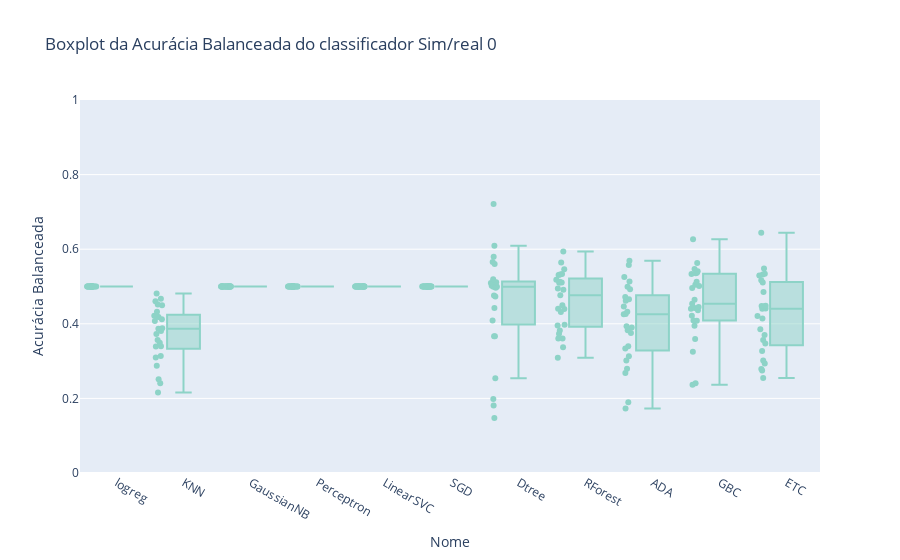
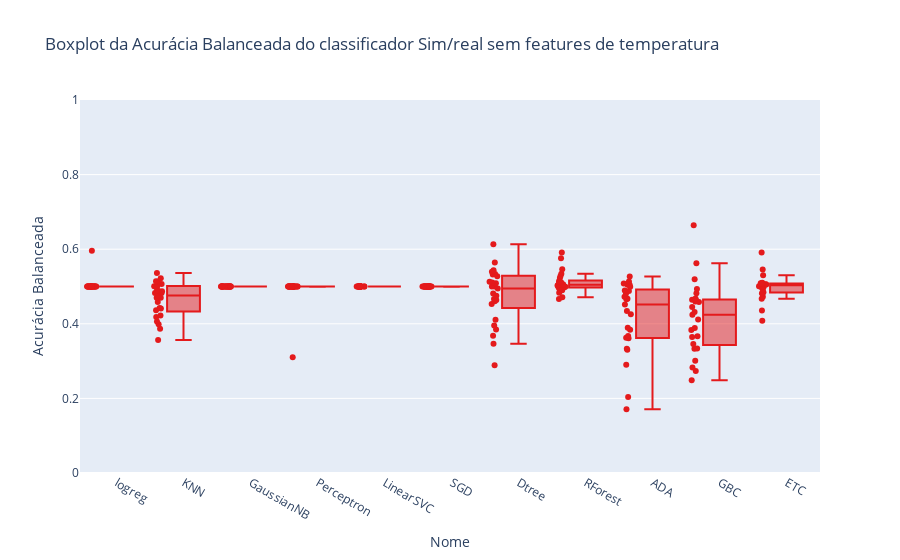
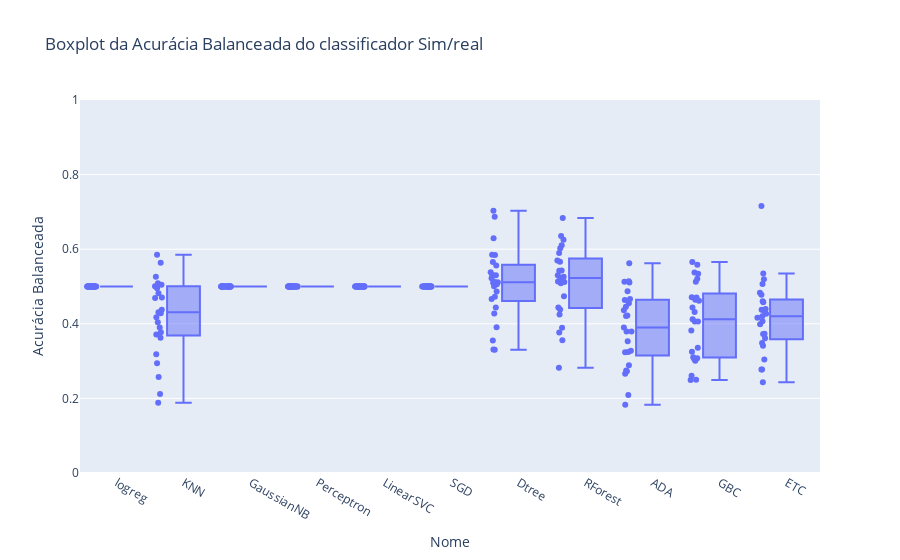

The code cell stored with these charts, in order, in its notebook:
### Markdown cell above
## Gráficos treinamentos simulados e testes reais

### Code cell
# Criar boxplot da acurácia por modelo sim/real 
fig = px.box(df6, x='Nome', y='Acurácia Balanceada', points='all', title='Boxplot da Acurácia Balanceada do classificador Sim/real 0',color_discrete_sequence=px.colors.qualitative.Set3)
fig.update_yaxes(range=[0, 1])
fig.show()

fig = px.box(df9, x='Nome', y='Acurácia Balanceada', points='all', title='Boxplot da Acurácia Balanceada do classificador Sim/real sem features de temperatura',color_discrete_sequence=px.colors.qualitative.Set1)
fig.update_yaxes(range=[0, 1])
fig.show()

fig = px.box(df3, x='Nome', y='Acurácia Balanceada', points='all', title='Boxplot da Acurácia Balanceada do classificador Sim/real')
fig.update_yaxes(range=[0, 1])
fig.show()

# fig = px.box(df6, x='Nome', y='F1-score Balanceada', points='all', title='Boxplot da F1-Score Balanceada do Classificador Sim/real 0',color_discrete_sequence=px.colors.qualitative.Set3)
# fig.update_yaxes(range=[0, 1])
# fig.show()

# fig = px.box(df9, x='Nome', y='F1-score Balanceada', points='all', title='Boxplot da F1-Score do classificador Sim/real sem features de temperatura',color_discrete_sequence=px.colors.qualitative.Set1)
# fig.update_yaxes(range=[0, 1])
# fig.show()

# # fig = px.box(df12, x='Nome', y='F1-score Balanceada', points='all', title='Boxplot da F1-Score Balanceada do Classificador Sim/real sem features de pressão',color_discrete_sequence=px.colors.qualitative.Set1_r)
# # fig.update_yaxes(range=[0, 1])
# # fig.show()

# fig = px.box(df3, x='Nome', y='F1-score Balanceada', points='all', title='Boxplot da F1-Score Balanceada do Classificador Sim/real')
# fig.update_yaxes(range=[0, 1])
# fig.show()

### Figure 1 — Plotly figure (JSON) as saved in the notebook; plotly's stock layout.template omitted (floating-point values rounded to 4 significant figures; data arrays with more than 128 entries replaced by an {"elided": "..."} marker saying what was removed)
{"data": [{"alignmentgroup": "True", "boxpoints": "all", "hovertemplate": "Nome=%{x}<br>Acurácia Balanceada=%{y}<extra></extra>", "legendgroup": "", "marker": {"color": "rgb(141,211,199)"}, "name": "", "notched": false, "offsetgroup": "", "orientation": "v", "showlegend": false, "type": "box", "x": {"elided": "275 str values"}, "x0": " ", "xaxis": "x", "y": {"elided": "275 float values"}, "y0": " ", "yaxis": "y"}], "layout": {"boxmode": "group", "legend": {"tracegroupgap": 0}, "title": {"text": "Boxplot da Acurácia Balanceada do classificador Sim/real 0"}, "xaxis": {"anchor": "y", "domain": [0, 1], "title": {"text": "Nome"}}, "yaxis": {"anchor": "x", "domain": [0, 1], "range": [0, 1], "title": {"text": "Acurácia Balanceada"}}}}

### Figure 2 — Plotly figure (JSON) as saved in the notebook; plotly's stock layout.template omitted (floating-point values rounded to 4 significant figures; data arrays with more than 128 entries replaced by an {"elided": "..."} marker saying what was removed)
{"data": [{"alignmentgroup": "True", "boxpoints": "all", "hovertemplate": "Nome=%{x}<br>Acurácia Balanceada=%{y}<extra></extra>", "legendgroup": "", "marker": {"color": "rgb(228,26,28)"}, "name": "", "notched": false, "offsetgroup": "", "orientation": "v", "showlegend": false, "type": "box", "x": {"elided": "275 str values"}, "x0": " ", "xaxis": "x", "y": {"elided": "275 float values"}, "y0": " ", "yaxis": "y"}], "layout": {"boxmode": "group", "legend": {"tracegroupgap": 0}, "title": {"text": "Boxplot da Acurácia Balanceada do classificador Sim/real sem features de temperatura"}, "xaxis": {"anchor": "y", "domain": [0, 1], "title": {"text": "Nome"}}, "yaxis": {"anchor": "x", "domain": [0, 1], "range": [0, 1], "title": {"text": "Acurácia Balanceada"}}}}

### Figure 3 — Plotly figure (JSON) as saved in the notebook; plotly's stock layout.template omitted (floating-point values rounded to 4 significant figures; data arrays with more than 128 entries replaced by an {"elided": "..."} marker saying what was removed)
{"data": [{"alignmentgroup": "True", "boxpoints": "all", "hovertemplate": "Nome=%{x}<br>Acurácia Balanceada=%{y}<extra></extra>", "legendgroup": "", "marker": {"color": "#636efa"}, "name": "", "notched": false, "offsetgroup": "", "orientation": "v", "showlegend": false, "type": "box", "x": {"elided": "275 str values"}, "x0": " ", "xaxis": "x", "y": {"elided": "275 float values"}, "y0": " ", "yaxis": "y"}], "layout": {"boxmode": "group", "legend": {"tracegroupgap": 0}, "title": {"text": "Boxplot da Acurácia Balanceada do classificador Sim/real"}, "xaxis": {"anchor": "y", "domain": [0, 1], "title": {"text": "Nome"}}, "yaxis": {"anchor": "x", "domain": [0, 1], "range": [0, 1], "title": {"text": "Acurácia Balanceada"}}}}
